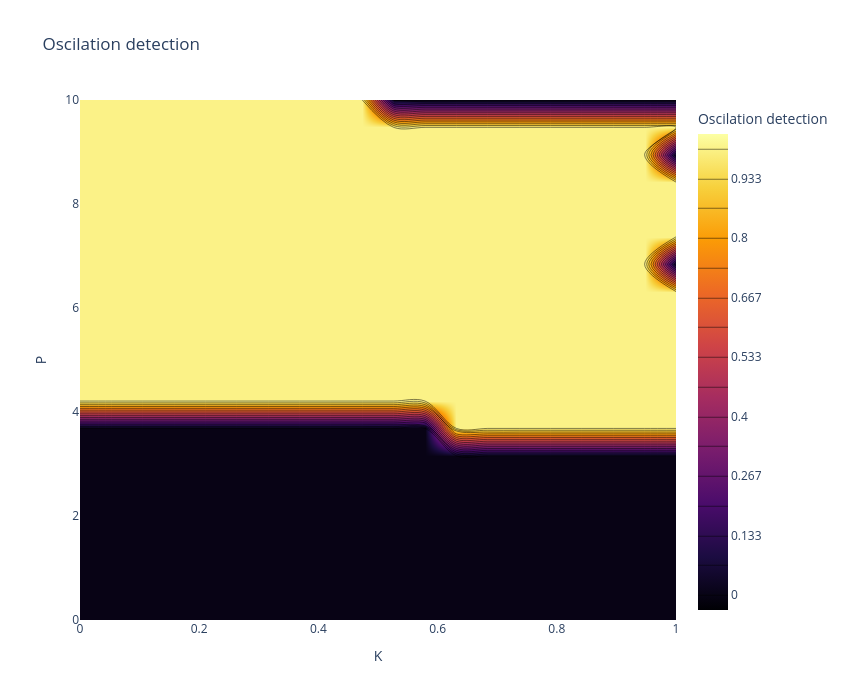
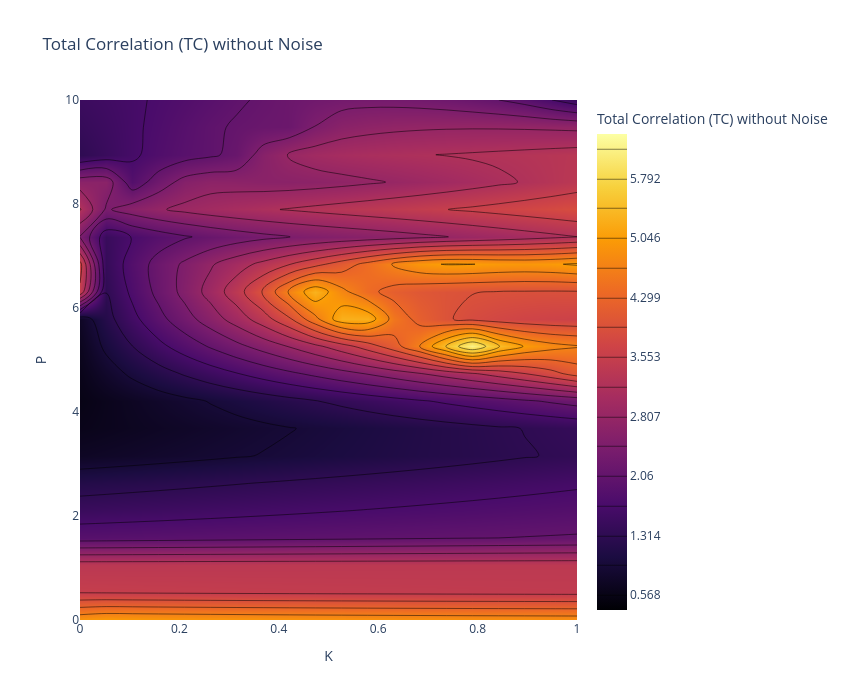
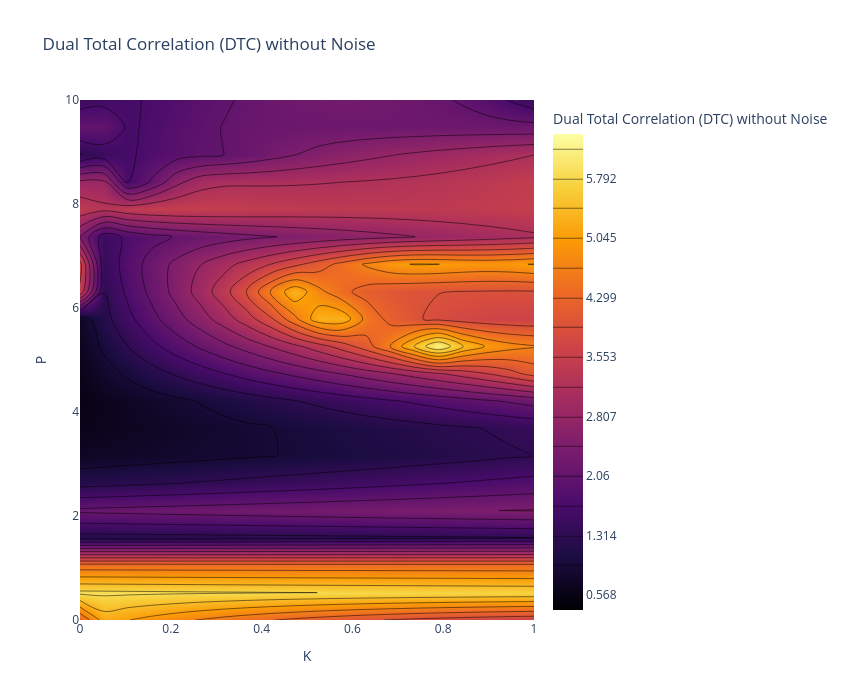
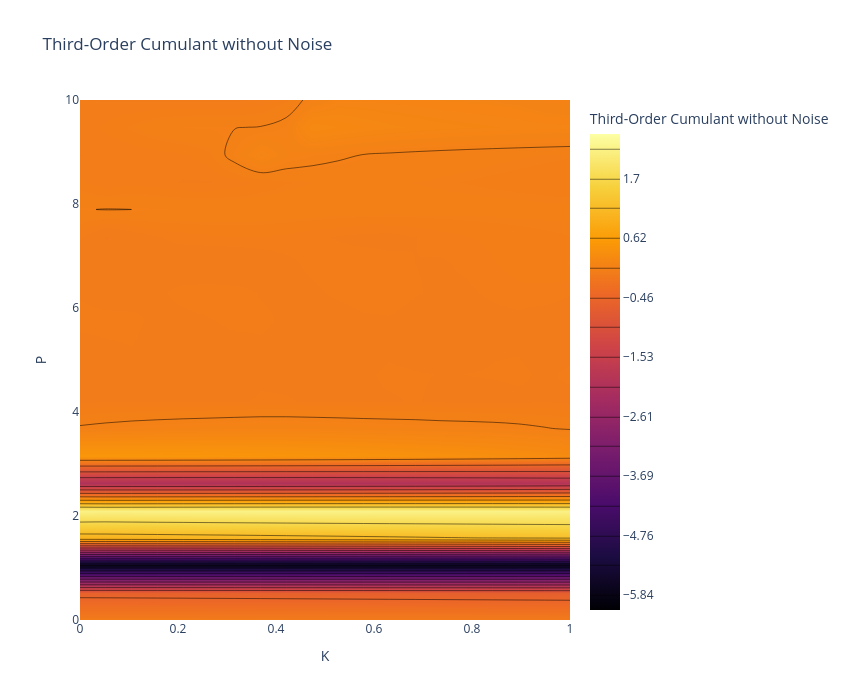

Notebook source saved alongside these figures, in order:
### Markdown cell above
---
## **4. Oscillation Detection in $(P \times K_3)$ Space**
We perform a parameter sweep to detect oscillations in the $(P \times K_3)$ space.

### Code cell
P_values = np.linspace(0.0, 10, 20)
K3_values = np.linspace(0.0, 1.0, 20)

# Matrix to store oscillation detection
oscillation_map = np.zeros((len(P_values), len(K3_values)), dtype=int)

T=20
# Matrices to store metrics with noise
TC_map = np.zeros((len(P_values), len(K3_values)))
DTC_map = np.zeros((len(P_values), len(K3_values)))
Cumulant_map = np.zeros((len(P_values), len(K3_values)))
PowerCorr_map = np.zeros((len(P_values), len(K3_values)))
Entropy_map = np.zeros((len(P_values), len(K3_values)))  # Nueva métrica
Entropy_map_skew = np.zeros((len(P_values), len(K3_values)))  # Nueva métrica
Entropy_map_kurt = np.zeros((len(P_values), len(K3_values)))  # Nueva métrica

#initial state random fixed
seed = 42
rng = np.random.default_rng(seed)
state0 = 0.1 * rng.standard_normal(2 * N_nodes)


for i, P_val in enumerate(P_values):
    for j, K3_val in enumerate(K3_values):
        # Simulation using the existing function for higher-order interactions
        P_vec = np.array([P_val, P_val, P_val])
        t, states = simulate_wc_higher_order_additive(state0, P_vec, K3_val, T_ho, T, dt)

        #deleting the firts 20% of the signal
        start_idx = int(0.2 * len(t))

        E_node = states[start_idx:, :N_nodes]
        I_node = states[start_idx:, N_nodes:]

        # Oscillation detection using the existing function
        is_lc1, _, _, _ = detect_limit_cycle_poincare(E_node[:, 0], I_node[:, 0], dt, threshold_ratio=0.05, period_cv_threshold=0.05)
        is_lc2, _, _, _ = detect_limit_cycle_poincare(E_node[:, 0], I_node[:, 0], dt, threshold_ratio=0.05, period_cv_threshold=0.05)
        is_lc3, _, _, _ = detect_limit_cycle_poincare(E_node[:, 0], I_node[:, 0], dt, threshold_ratio=0.05, period_cv_threshold=0.05)
        oscillation_map[i, j]  = int((is_lc1==True) and (is_lc2==True) and (is_lc3==True))

        #deleting the firts 30% of the signal
        E = states[start_idx:, :N_nodes]

        # Data matrix for higher-order metrics
        X = E.copy()

        # Covariance matrix
        Sigma = np.cov(X.T)

        # Higher-order metrics using the existing functions
        TC_map[i, j] = TC_gauss(Sigma)
        DTC_map[i, j] = DTC_gauss(Sigma)
        Entropy_map[i, j] = entropy_gauss(Sigma)  # Cálculo de la entropía
        skew, kurt = dev_gauss(X)  # Cálculo de la entropía
        Entropy_map_skew[i, j] = skew
        Entropy_map_kurt[i, j] = kurt
        if X.shape[1] == 3:
            Cumulant_map[i, j] = cumulants(X)
            PowerCorr_map[i, j] = powercorr(X)


    if (i + 1) % 5 == 0:
        print(f"Progress: {i+1}/{len(P_values)}")

# Visualization using the existing function
#plot_oscillation_map(oscillation_map, P_values, K3_values, title="Oscillation Detection (P-K3)")


#cleaing the matrix
TC_clean = clean_rowwise_signed(TC_map, n_std=2)
DTC_clean = clean_rowwise_signed(DTC_map, n_std=2)
Cumulant_clean = clean_rowwise_signed(Cumulant_map,n_std=2)
PowerCorr_clean = clean_rowwise_signed(PowerCorr_map,n_std=2)
Skew_clean = clean_rowwise_signed(Entropy_map_skew,n_std=2)
Kurt_clean = clean_rowwise_signed(Entropy_map_kurt,n_std=2)

# visualization the matrix cleaned
plot_metrics_contour(oscillation_map, P_values, K3_values, title="Oscilation detection")

plot_metrics_contour(TC_clean, P_values, K3_values, title="Total Correlation (TC) without Noise")
plot_metrics_contour(DTC_clean, P_values, K3_values, title="Dual Total Correlation (DTC) without Noise")
plot_metrics_contour(Cumulant_clean, P_values, K3_values, title="Third-Order Cumulant without Noise")
plot_metrics_contour(PowerCorr_clean, P_values, K3_values, title="Triple Power Correlation without Noise")
plot_metrics_contour(Skew_clean, P_values, K3_values, title="skew with Noise")
plot_metrics_contour(Kurt_clean, P_values, K3_values, title="Kurt with Noise")

### Figure 1 — Plotly figure (JSON) as saved in the notebook; plotly's stock layout.template omitted (floating-point values rounded to 4 significant figures; data arrays with more than 128 entries replaced by an {"elided": "..."} marker saying what was removed)
{"data": [{"colorbar": {"title": {"text": "Oscilation detection"}}, "colorscale": [[0, "#000004"], [0.1111, "#1b0c41"], [0.2222, "#4a0c6b"], [0.3333, "#781c6d"], [0.4444, "#a52c60"], [0.5556, "#cf4446"], [0.6667, "#ed6925"], [0.7778, "#fb9b06"], [0.8889, "#f7d13d"], [1, "#fcffa4"]], "contours": {"coloring": "heatmap", "end": 1, "showlines": true, "size": 0.06667, "start": 0}, "type": "contour", "x": [0.0, 0.05263, 0.1053, 0.1579, 0.2105, 0.2632, 0.3158, 0.3684, 0.4211, 0.4737, 0.5263, 0.5789, 0.6316, 0.6842, 0.7368, 0.7895, 0.8421, 0.8947, 0.9474, 1.0], "y": [0.0, 0.5263, 1.053, 1.579, 2.105, 2.632, 3.158, 3.684, 4.211, 4.737, 5.263, 5.789, 6.316, 6.842, 7.368, 7.895, 8.421, 8.947, 9.474, 10.0], "z": {"elided": "20x20 int values"}}], "layout": {"height": 700, "title": {"text": "Oscilation detection"}, "width": 850, "xaxis": {"title": {"text": "K"}}, "yaxis": {"title": {"text": "P"}}}}

### Figure 2 — Plotly figure (JSON) as saved in the notebook; plotly's stock layout.template omitted (floating-point values rounded to 4 significant figures; data arrays with more than 128 entries replaced by an {"elided": "..."} marker saying what was removed)
{"data": [{"colorbar": {"title": {"text": "Total Correlation (TC) without Noise"}}, "colorscale": [[0, "#000004"], [0.1111, "#1b0c41"], [0.2222, "#4a0c6b"], [0.3333, "#781c6d"], [0.4444, "#a52c60"], [0.5556, "#cf4446"], [0.6667, "#ed6925"], [0.7778, "#fb9b06"], [0.8889, "#f7d13d"], [1, "#fcffa4"]], "contours": {"coloring": "heatmap", "end": 6.165, "showlines": true, "size": 0.3732, "start": 0.5677}, "type": "contour", "x": [0.0, 0.05263, 0.1053, 0.1579, 0.2105, 0.2632, 0.3158, 0.3684, 0.4211, 0.4737, 0.5263, 0.5789, 0.6316, 0.6842, 0.7368, 0.7895, 0.8421, 0.8947, 0.9474, 1.0], "y": [0.0, 0.5263, 1.053, 1.579, 2.105, 2.632, 3.158, 3.684, 4.211, 4.737, 5.263, 5.789, 6.316, 6.842, 7.368, 7.895, 8.421, 8.947, 9.474, 10.0], "z": {"elided": "20x20 float values"}}], "layout": {"height": 700, "title": {"text": "Total Correlation (TC) without Noise"}, "width": 850, "xaxis": {"title": {"text": "K"}}, "yaxis": {"title": {"text": "P"}}}}

### Figure 3 — Plotly figure (JSON) as saved in the notebook; plotly's stock layout.template omitted (floating-point values rounded to 4 significant figures; data arrays with more than 128 entries replaced by an {"elided": "..."} marker saying what was removed)
{"data": [{"colorbar": {"title": {"text": "Dual Total Correlation (DTC) without Noise"}}, "colorscale": [[0, "#000004"], [0.1111, "#1b0c41"], [0.2222, "#4a0c6b"], [0.3333, "#781c6d"], [0.4444, "#a52c60"], [0.5556, "#cf4446"], [0.6667, "#ed6925"], [0.7778, "#fb9b06"], [0.8889, "#f7d13d"], [1, "#fcffa4"]], "contours": {"coloring": "heatmap", "end": 6.165, "showlines": true, "size": 0.3731, "start": 0.5679}, "type": "contour", "x": [0.0, 0.05263, 0.1053, 0.1579, 0.2105, 0.2632, 0.3158, 0.3684, 0.4211, 0.4737, 0.5263, 0.5789, 0.6316, 0.6842, 0.7368, 0.7895, 0.8421, 0.8947, 0.9474, 1.0], "y": [0.0, 0.5263, 1.053, 1.579, 2.105, 2.632, 3.158, 3.684, 4.211, 4.737, 5.263, 5.789, 6.316, 6.842, 7.368, 7.895, 8.421, 8.947, 9.474, 10.0], "z": {"elided": "20x20 float values"}}], "layout": {"height": 700, "title": {"text": "Dual Total Correlation (DTC) without Noise"}, "width": 850, "xaxis": {"title": {"text": "K"}}, "yaxis": {"title": {"text": "P"}}}}

### Figure 4 — Plotly figure (JSON) as saved in the notebook; plotly's stock layout.template omitted (floating-point values rounded to 4 significant figures; data arrays with more than 128 entries replaced by an {"elided": "..."} marker saying what was removed)
{"data": [{"colorbar": {"title": {"text": "Third-Order Cumulant without Noise"}}, "colorscale": [[0, "#000004"], [0.1111, "#1b0c41"], [0.2222, "#4a0c6b"], [0.3333, "#781c6d"], [0.4444, "#a52c60"], [0.5556, "#cf4446"], [0.6667, "#ed6925"], [0.7778, "#fb9b06"], [0.8889, "#f7d13d"], [1, "#fcffa4"]], "contours": {"coloring": "heatmap", "end": 2.238, "showlines": true, "size": 0.5386, "start": -5.841}, "type": "contour", "x": [0.0, 0.05263, 0.1053, 0.1579, 0.2105, 0.2632, 0.3158, 0.3684, 0.4211, 0.4737, 0.5263, 0.5789, 0.6316, 0.6842, 0.7368, 0.7895, 0.8421, 0.8947, 0.9474, 1.0], "y": [0.0, 0.5263, 1.053, 1.579, 2.105, 2.632, 3.158, 3.684, 4.211, 4.737, 5.263, 5.789, 6.316, 6.842, 7.368, 7.895, 8.421, 8.947, 9.474, 10.0], "z": {"elided": "20x20 float values"}}], "layout": {"height": 700, "title": {"text": "Third-Order Cumulant without Noise"}, "width": 850, "xaxis": {"title": {"text": "K"}}, "yaxis": {"title": {"text": "P"}}}}
